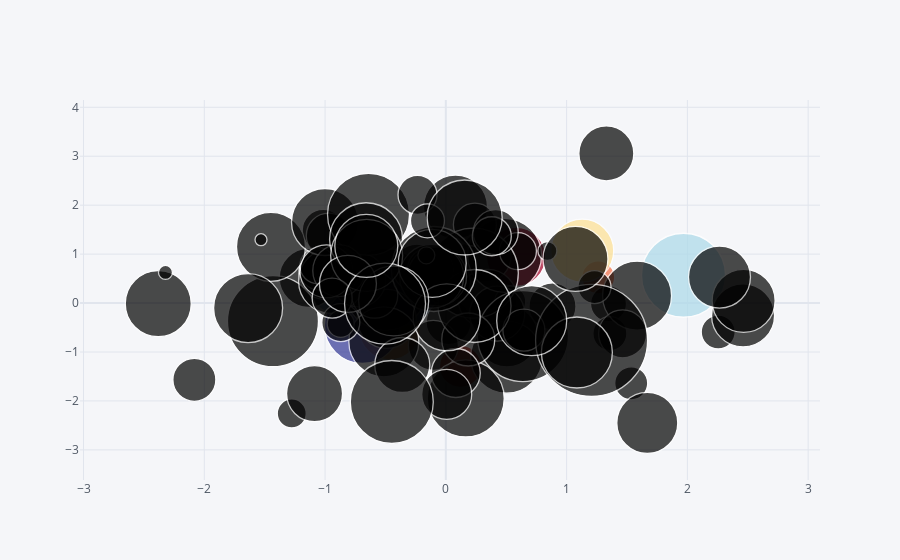

Source (notebook cell):
### Code cell
df.iplot(kind='bubble', x='A', y='B', size='C', colorscale='rdylbu')
